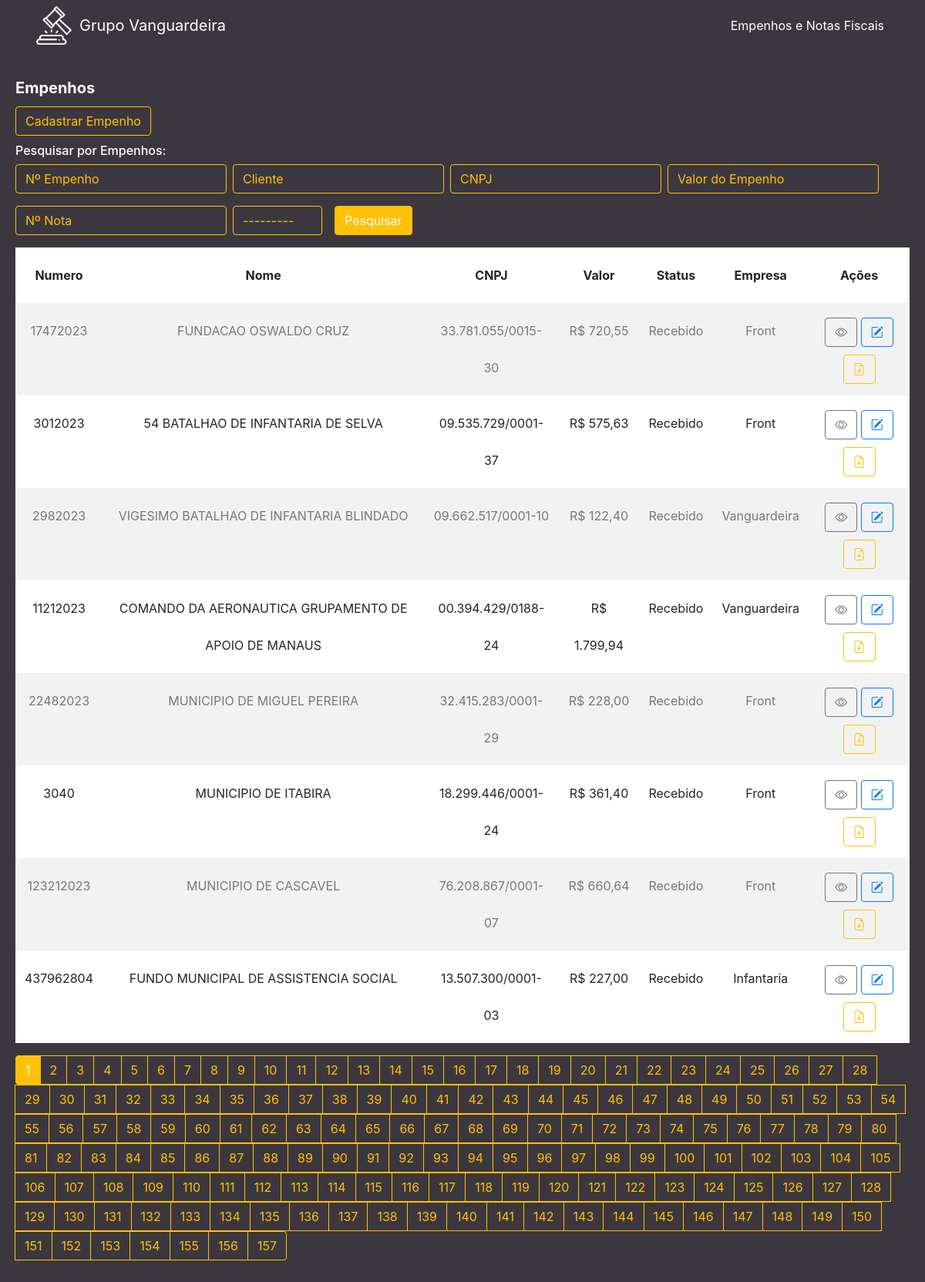
The page / on the database its author committed.
### cliente/models.py (models this page shows, shortened)
class Cliente(models.Model):
    numero = models.CharField(max_length=255)
    nome = models.CharField(max_length=255)
    cnpj = models.CharField(max_length=255)
    data_criacao = models.DateTimeField(default=timezone.now)
    categoria = models.ForeignKey(Categoria, on_delete=models.DO_NOTHING)
    empresa = models.ForeignKey(Empresa, on_delete=models.DO_NOTHING)
    empenho = models.FileField(upload_to='empenhos/', max_length=500)
    nfe = models.FileField(upload_to='notas/', max_length=500, default='0', blank=True)
    n_nfe = models.CharField(max_length=255, blank=True)
    descricao = models.TextField(blank=True)
    valor = models.CharField(max_length=255)

class Categoria(models.Model):
    nome = models.CharField(max_length=255)
    def __str__(self):
        return self.nome

class Empresa(models.Model):
    nome = models.CharField(max_length=255)
    def __str__(self):
        return self.nome

### cliente/views.py (the view)
# urls.py: path('', views.cliente, name='cliente'),
def cliente(request):
    list_clientes = Cliente.objects.order_by('-data_criacao')
    myFilter = ClienteFilter(request.GET, queryset=list_clientes)
    list_clientes = myFilter.qs
    paginator = Paginator(list_clientes, 8)
    page = request.GET.get('page')
    list_clientes = paginator.get_page(page)
    return render(request, 'cliente/cliente.html', {'clientes': list_clientes, 'myFilter': myFilter})

### cliente/templates/cliente/cliente.html (shortened to what this page needs)
{% extends 'base.html' %}
{% load widget_tweaks %}
{% block conteudo %}
<div class="content mt-3">
    <div class="card">
        <div class="card-body">
            <h5 class="card-title">Empenhos</h5>
            <a class="btn btn-outline-primary mb-3" id="btn-cadastrar" href="{% url 'form' %}">Cadastrar Empenho</a>
            <div class="row">
                <div class="col">
                    <h6 class="card-subtitle mb-2 text-muted">Pesquisar por Empenhos:</h6>
                    <form method="get" class="form-inline">
                        <div class="form-group mb-3 mr-2">
                            {% render_field myFilter.form.numero placeholder="Nº Empenho" class="form-control" id="id_numero" autocomplete="off" %}
                        </div>
                        <div class="form-group mb-3 mr-2">
                            {% render_field myFilter.form.nome placeholder="Cliente" class="form-control" id="id_nome" autocomplete="off" %}
                        </div>
                        <div class="form-group mb-3 mr-2">
                            {% render_field myFilter.form.cnpj placeholder="CNPJ" class="form-control" id="id_cnpj" autocomplete="off" %}
                        </div>
                        <div class="form-group mb-3 mr-2">
                            {% render_field myFilter.form.valor placeholder="Valor do Empenho" class="form-control" id="valor" autocomplete="off" %}
                        </div>
                        <div class="form-group mb-3 mr-2">
                            {% render_field myFilter.form.n_nfe class="form-control" placeholder="Nº Nota" id="nfe" autocomplete="off" %}
                        </div>
                        <div class="form-group mb-3 mr-2">
                            {% render_field myFilter.form.categoria class="form-control" id="id_categoria" autocomplete="off" %}
                        </div>
                        <button class="btn btn-primary ml-2 mb-3" id="btn-pesquisar" type="submit">Pesquisar</button>
                    </form>
                </div>
            </div>
            <table class="table table-striped ">
                <thead>
                    <tr>
                        <th scope="col" class="text-center">Numero</th>
                        <th scope="col" class="text-center">Nome</th>
                        <th scope="col" class="text-center">CNPJ</th>
                        <th scope="col" class="text-center">Valor</th>
                        <th scope="col" class="text-center">Status</th>
                        <th scope="col" class="text-center">Empresa</th>
                        <th scope="col" class="text-center">Ações</th>
                    </tr>
                </thead>
                <tbody>
                    {% for cliente in clientes %}
                    <tr>
                        <td class="text-center">{{ cliente.numero }}</td>
                        <td class="text-center">{{ cliente.nome }}</td>
                        <td class="text-center">{{ cliente.cnpj }}</td>
                        <td class="text-center">R$ {{ cliente.valor }}</td>
                        <td class="text-center">{{ cliente.categoria }}</td>
                        <td class="text-center">{{ cliente.empresa }}</td>
                        <td class="text-center">
                            <a href="/cliente/detalhe/{{ cliente.id }}" class="btn btn-outline-secondary"><i class="bi bi-eye"></i></a>
                            <a href="/cliente/edit/{{ cliente.id }}/" class="btn btn-outline-primary"><i class="bi bi-pencil-square"></i></a>
                            <a href="{{ cliente.empenho.url }}" class="btn btn-outline-warning" target="_blank"><i class="bi bi-file-earmark-arrow-down"></i></a>
                        </td>
                    </tr>
                    {% endfor %}
                </tbody>
            </table>
            <nav aria-label="Page navigation example">
                <ul class="pagination">
                    {% for pagina in clientes.paginator.page_range %}
                    {% if clientes.number == pagina %}
                    <li class="page-item active">
                        <a class="page-link" href="{{ request.get_full_path }}?&page={{pagina}}">{{pagina}}</a>
                    </li>
                    {% else %}
                    <li class="page-item">
                        <a class="page-link" href="{{ request.get_full_path }}?&page={{pagina}}">{{pagina}}</a>
                    </li>
                    {% endif %}
                    {% endfor %}
                </ul>
            </nav>
        </div>
    </div>
</div>
{% endblock %}

### rows shown on the page
Cliente: numero "17472023", nome "FUNDACAO OSWALDO CRUZ", cnpj "33.781.055/0015-30", valor "720,55", categoria "Recebido", empresa "Front"
Cliente: numero "3012023", nome "54 BATALHAO DE INFANTARIA DE SELVA", cnpj "09.535.729/0001-37", valor "575,63", categoria "Recebido", empresa "Front"
Cliente: numero "2982023", nome "VIGESIMO BATALHAO DE INFANTARIA BLINDADO", cnpj "09.662.517/0001-10", valor "122,40", categoria "Recebido", empresa "Vanguardeira"
Cliente: numero "11212023", nome "COMANDO DA AERONAUTICA GRUPAMENTO DE APOIO DE MANAUS", cnpj "00.394.429/0188-24", valor "1.799,94", categoria "Recebido", empresa "Vanguardeira"
Cliente: numero "22482023", nome "MUNICIPIO DE MIGUEL PEREIRA", cnpj "32.415.283/0001-29", valor "228,00", categoria "Recebido", empresa "Front"
Cliente: numero "3040", nome "MUNICIPIO DE ITABIRA", cnpj "18.299.446/0001-24", valor "361,40", categoria "Recebido", empresa "Front"
Cliente: numero "123212023", nome "MUNICIPIO DE CASCAVEL", cnpj "76.208.867/0001-07", valor "660,64", categoria "Recebido", empresa "Front"
Cliente: numero "437962804", nome "FUNDO MUNICIPAL DE ASSISTENCIA SOCIAL", cnpj "13.507.300/0001-03", valor "227,00", categoria "Recebido", empresa "Infantaria"

### other values the page prints
{{ pagina }} "1"
{{ pagina }} "2" "3" "4" "5" "6" "7" "8" "9" "10" "11" "12" "13" "14" "15" "16" "17" "18" "19" "20" "21" "22" "23" "24" "25" "26" "27" "28" "29" "30" "31" "32" "33" "34" "35" "36" "37" "38" "39" "40" "41" "42" "43" "44" "45" "46" "47" "48" "49" "50" "51" "52" "53" "54" "55" "56" "57" "58" "59" "60" "61" "62" "63" "64" "65" "66" "67" "68" "69" "70" "71" "72" "73" "74" "75" "76" "77" "78" "79" "80" "81" "82" "83" "84" "85" "86" "87" "88" "89" "90" "91" "92" "93" "94" "95" "96" "97" "98" "99" "100" "101" "102" "103" "104" "105" "106" "107" "108" "109" "110" "111" "112" "113" "114" "115" "116" "117" "118" "119" "120" "121" "122" "123" "124" "125" "126" "127" "128" "129" "130" "131" "132" "133" "134" "135" "136" "137" "138" "139" "140" "141" "142" "143" "144" "145" "146" "147" "148" "149" "150" "151" "152" "153" "154" "155" "156" "157"
